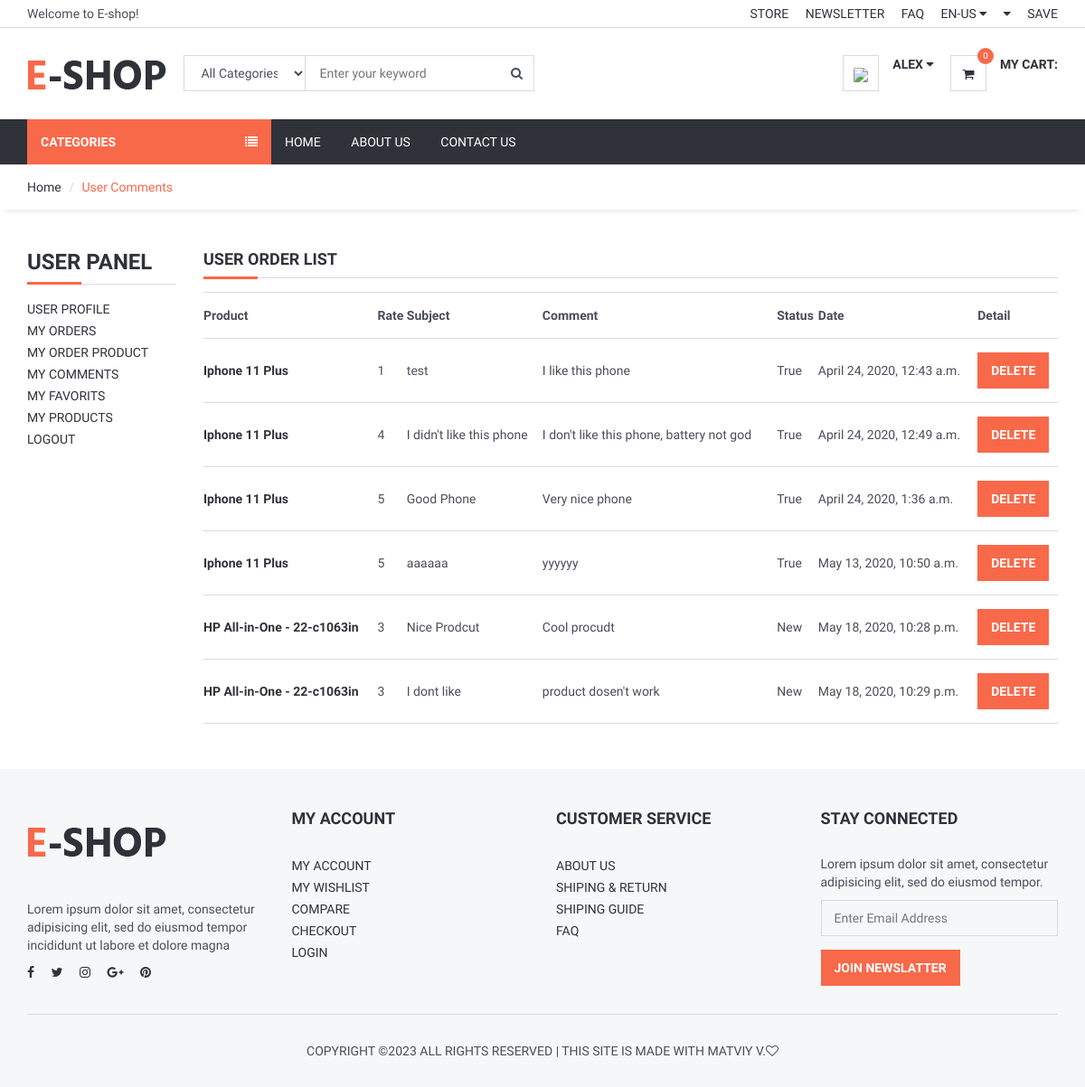
/user/comments/ (signed in), run on the app's committed database.
### product/models.py (models this page shows, shortened)
class Comment(models.Model):
    STATUS = (
        ('New', 'New'),
        ('True', 'True'),
        ('False', 'False'),
    )
    product=models.ForeignKey(Product,on_delete=models.CASCADE)
    user = models.ForeignKey(User, on_delete=models.CASCADE)
    subject = models.CharField(max_length=50, blank=True)
    comment = models.CharField(max_length=250,blank=True)
    rate = models.IntegerField(default=1)
    ip = models.CharField(max_length=20, blank=True)
    status=models.CharField(max_length=10,choices=STATUS, default='New')
    create_at=models.DateTimeField(auto_now_add=True)
    update_at=models.DateTimeField(auto_now=True)

class Product(models.Model):
    STATUS = (
        ('True', 'True'),
        ('False', 'False'),
    )
    VARIANTS = (
        ('None', 'None'),
        ('Size', 'Size'),
        ('Color', 'Color'),
        ('Size-Color', 'Size-Color'),
    )
    category = models.ForeignKey(Category, on_delete=models.CASCADE) #many to one relation with Category
    title = models.CharField(max_length=150)
    keywords = models.CharField(max_length=255)
    description = models.TextField(max_length=255)
    image=models.ImageField(upload_to='images/',null=False)
    price = models.DecimalField(max_digits=12, decimal_places=2,default=0)
    amount=models.IntegerField(default=0)
    minamount=models.IntegerField(default=3)
    variant=models.CharField(max_length=10,choices=VARIANTS, default='None')
    detail=RichTextUploadingField()
    slug = models.SlugField(null=False, unique=True)
    status=models.CharField(max_length=10,choices=STATUS)
    create_at=models.DateTimeField(auto_now_add=True)
    update_at=models.DateTimeField(auto_now=True)

### user/views.py (the view)
# urls.py: path('comments/', views.user_comments, name='user_comments'),
def user_comments(request):
    current_user = request.user
    comments = Comment.objects.filter(user_id=current_user.id)
    context = {
        'comments': comments,
    }
    return render(request, 'user_comments.html', context)

### home/templatetags/myapptags.py (called while the page is built)
@register.simple_tag
def shopcartcount(userid):
    count = ShopCart.objects.filter(user_id=userid).count()
    return count

### user/templates/user_comments.html (shortened to what this page needs)
{% extends 'homebase.html' %}
{% block sidebar %} {% include 'sidebar.html' %} {% endblock %}
{% block body %}
    <div id="breadcrumb">
        <div class="container">
            <ul class="breadcrumb">
                <li><a href="/">Home</a></li>
                <li class="active">User Comments</li>
            </ul>
        </div>
    </div>
    <div class="section">
        <div class="container">
            <div class="row">
                <div class="col-md-2">
                    {% include "user_panel.html" %}
                </div>
                <div class="col-md-10">
                    <div class="section-title">
                        <h4 class="title">User Order List</h4>
                    </div>
                    <table class="shopping-cart-table table">
                        <tr>
                            <th class="text-left">Product </th>
                            <th class="text-left">Rate </th>
                            <th class="text-left">Subject </th>
                            <th class="text-left">Comment </th>
                            <th class="text-left">Status </th>
                            <th class="text-left">Date </th>
                            <th class="text-left">Detail </th>
                        </tr>
                        {% for rs in comments %}
                            <tr>
                                <td class="text-left">
                                    <a href="/product/{{ rs.product_id }}/{{ rs.product.slug }}">
                                        <strong> {{ rs.product.title}}</strong>
                                    </a>
                                </td>
                                <td class="text-left">{{ rs.rate}} </td>
                                <td class="text-left">{{ rs.subject}} </td>
                                <td class="text-left">{{ rs.comment}} </td>
                                <td class="text-left">{{ rs.status}} </td>
                                <td class="text-left">{{ rs.create_at}} </td>
                                <td class="text-left">
                                    <a class="primary-btn" href="/user/deletecomment/{{ rs.id }}" onclick="return confirm('Will be Delete ! Are you sure?')"> Delete </a>
                                </td>
                            </tr>
                        {% endfor %}
                    </table>
                </div>
            </div>
        </div>
    </div>
{% endblock %}

### home/templates/header.html (shortened to what this page needs)
{% load static %}
{% load i18n %}
{% load currency %}
<header>
                                {% get_current_language as LANGUAGE_CODE %}
		<div id="top-header">
			<div class="container">
				<div class="pull-left">
					<span>{% trans "Welcome to E-shop!" %}</span>
				</div>
                {% get_current_language as LANGUAGE_CODE %}
				<div class="pull-right">
					<ul class="header-top-links">
						<li><a href="#">{% trans "Store" %}</a></li>
                        <li><a href="#">{% trans "Newsletter" %}</a></li>
                        <li><a href="{% url 'faq' %}">{% trans "FAQ" %}</a></li>
						<li class="dropdown default-dropdown">
							<a class="dropdown-toggle" data-toggle="dropdown" aria-expanded="true">{{ LANGUAGE_CODE }} <i class="fa fa-caret-down"></i></a>
						</li>
						<li class="dropdown default-dropdown">
							<a class="dropdown-toggle" data-toggle="dropdown" aria-expanded="true">{{ request.session.currency }} <i class="fa fa-caret-down"></i></a>
						</li>
                        <li>
                            <a href="{% url 'savelangcur' %}" class="save-link" tabindex="-1">SAVE</a>
                        </li>
					</ul>
				</div>
			</div>
		</div>
    <div id="header">
        <div class="container">
            <div class="pull-left">
                <div class="header-logo">
                    <a class="logo" href="{% url 'home' %}">
                        <img src="{% static '' %}img/logo.png" alt="">
                    </a>
                </div>
                <div class="header-search">
                    <form action="/search/" method="post">
                        <input id="query" name="query" class="input search-input" type="text" placeholder="Enter your keyword">
                        <select name="catid"  class="input search-categories">
                            <option value="0">{% trans "All Categories" %}</option>
                        </select>
                        <button class="search-btn"><i class="fa fa-search"></i></button>
                    </form>
                </div>
            </div>
            <div class="pull-right" >
                <ul class="header-btns">
                    <li class="header-account dropdown default-dropdown">
                        {% if user.id is not None %}
                            <div class="dropdown-toggle" role="button" data-toggle="dropdown" aria-expanded="true">
                                <div class="header-btns-icon">
                                    {% if request.session.userimage %}
                                <img src="{{ request.session.userimage }}" style="height: 40px; border-radius: 10%">
                            {% else %}
                                <i class="fa fa-user-o"></i>
                            {% endif %}
                                </div>
                                <strong class="text-uppercase">{{ user.first_name }} <i class="fa fa-caret-down"></i></strong>
                            </div>
                        {% endif %}
                    </li>
                    <li class="header-cart dropdown default-dropdown">
                        <a href="{% url 'shopcart'%}" >
                            <div class="header-btns-icon">
                                <i class="fa fa-shopping-cart"></i>
                                {% load myapptags %}
                                {% shopcartcount user.id as count %}
                                <span class="qty">{{ count }}</span>
                            </div>
                            <strong class="text-uppercase">{% trans "My Cart:" %}</strong>
                            <br>
                        </a>
                    </li>
                </ul>
            </div>
        </div>
    </div>
</header>

### home/static/css/style.css (style rules this page uses)
body { font-family: 'Hind', sans-serif; color: #4A4E5A; overflow-x: hidden; }
h1, h2, h3, h4, h5, h6 { color: #30323A; margin: 0 0 10px; font-weight: 700; }
a { color: #30323A; -webkit-transition: 0.3s color; transition: 0.3s color; }
strong { color: #30323A; }
ul, ol { margin: 0; padding: 0; list-style: none }
.main-btn, .primary-btn { display: inline-block; padding: 10px 15px; text-transform: uppercase; font-weight: 700; border: none; -webkit-transition: 0.3s all; transition: 0.3s all; }
.primary-btn { color: #FFF; background-color: #F8694A; }
.input { width: 100%; height: 40px; padding: 0px 15px; border: none; background-color: transparent; -webkit-box-shadow: 0px 0px 0px 1px #DADADA inset, 0px 0px 0px 5px transparent; box-shadow: 0px 0px 0px 1px #DADADA inset, 0px 0px 0px 5px transparent; -webkit-transition: 0.3s all; transition: 0.3s all; }
.section { padding-top: 30px; padding-bottom: 30px; }
.section-title { position: relative; margin-bottom: 15px; margin-top: 15px; border-bottom: 1px solid #DADADA; }
.section-title .title { display: inline-block; text-transform: uppercase; }
.section-title:after { content: ""; position: absolute; left: 0; bottom: -1.5px; height: 3px; width: 60px; background-color: #F8694A; }
#breadcrumb { -webkit-box-shadow: 0px 6px 6px -6px rgba(0, 0, 0, 0.175); box-shadow: 0px 6px 6px -6px rgba(0, 0, 0, 0.175); }
.breadcrumb { background-color: transparent; border: none; border-radius: 0px; padding: 15px 0px; margin: 0; }
.breadcrumb>.active { color: #F8694A; }
.breadcrumb>li+li:before { color: #DADADA; }
#header { padding-top: 15px; padding-bottom: 15px; }
#top-header { padding-top: 5px; padding-bottom: 5px; border-bottom: 1px solid #DADADA; }
.header-top-links>li { display: inline-block; }
.header-top-links>li+li { margin-left: 15px; }
.header-top-links>li>a { cursor: pointer; text-transform: uppercase; }
.header-logo { display: inline-block; margin-right: 15px; }
.header-logo .logo>img { width: 100%; max-height: 70px; }
.header-search { display: inline-block; padding: 15px 0px; max-width: 400px; }
.header-search>form { position: relative; }
.header-search>form .search-input { padding-left: 150px; padding-right: 45px; }
.header-search>form .search-categories { position: absolute; left: 0px; top: 0px; width: 135px; }
.header-search>form .search-btn { position: absolute; top: 0px; right: 0px; width: 40px; height: 40px; background-color: transparent; border: none; }
.header-btns>li { display: inline-block; vertical-align: top; padding: 15px 0px; }
.header-btns>li+li { margin-left: 15px; }
.header-btns>li .header-btns-icon { position: relative; float: left; margin-right: 15px; width: 40px; height: 40px; line-height: 40px; text-align: center; color: #30323A; background-color: #FFF; border: 1px solid #DADADA; }
.header-btns .dropdown-toggle { display: block; cursor: pointer; }
.header-cart .header-btns-icon .qty { position: absolute; right: -9px; top: -9px; width: 18px; height: 18px; line-height: 18px; text-align: center; font-size: 10px; background: #F8694A; color: #FFF; border-radius: 50%; }
.shopping-cart-table>tbody>tr>td, .shopping-cart-table>tbody>tr>th, .shopping-cart-table>tfoot>tr>td, .shopping-cart-table>tfoot>tr>th, .shopping-cart-table>thead>tr>td, .shopping-cart-table>thead>tr>th { padding: 15px 0px; vertical-align: middle; border-top: 1px solid #DADADA; }
.shopping-cart-table>tbody>tr:last-child>td { border-bottom: 1px solid #DADADA; }

### data on the page
Comment: product "Iphone 11 Plus", rate "1", subject "test", comment "I like this phone", status "True", create_at "April 24, 2020, 12:43 a.m."
Comment: product "Iphone 11 Plus", rate "4", subject "I didn't like this phone", comment "I don't like this phone, battery not god", status "True", create_at "April 24, 2020, 12:49 a.m."
Comment: product "Iphone 11 Plus", rate "5", subject "Good Phone", comment "Very nice phone", status "True", create_at "April 24, 2020, 1:36 a.m."
Comment: product "Iphone 11 Plus", rate "5", subject "aaaaaa", comment "yyyyyy", status "True", create_at "May 13, 2020, 10:50 a.m."
Comment: product "HP All-in-One - 22-c1063in", rate "3", subject "Nice Prodcut", comment "Cool procudt", status "New", create_at "May 18, 2020, 10:28 p.m."
Comment: product "HP All-in-One - 22-c1063in", rate "3", subject "I dont like", comment "product dosen't work", status "New", create_at "May 18, 2020, 10:29 p.m."

### other printed values
{{ LANGUAGE_CODE }} "EN-US"
{{ user.first_name }} "ALEX"
{{ count }} "0"
